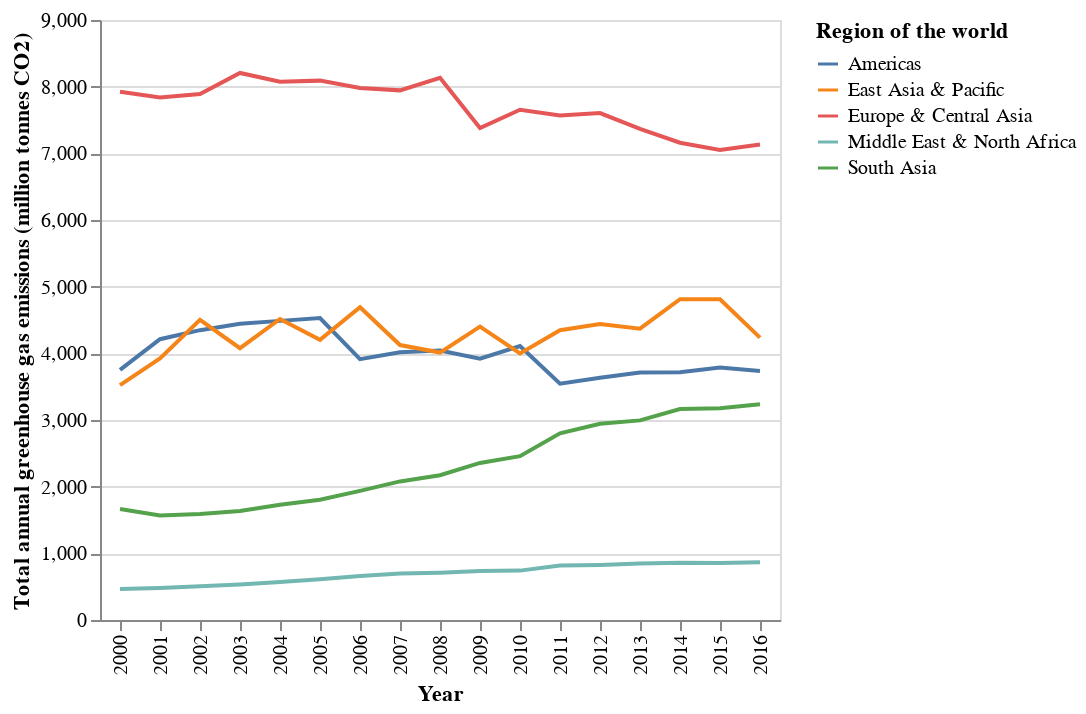

Notebook source saved alongside this figure:
### Code cell
# Solution - Partial credit
alt.Chart(df).mark_line().encode(
    alt.X('year:O', title='Year'),
    alt.Y('sum(ghg):Q', title='Total annual greenhouse gas emissions (million tonnes CO2)'),
    alt.Color('region:N', title='Region of the world')
)

### Figure 1 — Vega-Lite specification as saved in the notebook (floating-point values rounded to 4 significant figures; data arrays with more than 128 entries replaced by an {"elided": "..."} marker saying what was removed)
{"config": {"view": {"continuousWidth": 400, "continuousHeight": 300}}, "data": {"name": "data-d45063d3c8cc0b539abb23040a611648"}, "mark": "line", "encoding": {"color": {"type": "nominal", "field": "region", "title": "Region of the world"}, "x": {"type": "ordinal", "field": "year", "title": "Year"}, "y": {"type": "quantitative", "aggregate": "sum", "field": "ghg", "title": "Total annual greenhouse gas emissions (million tonnes CO2)"}}, "$schema": "https://vega.github.io/schema/vega-lite/v4.8.1.json", "datasets": {"data-d45063d3c8cc0b539abb23040a611648": {"elided": "816 records"}}}
